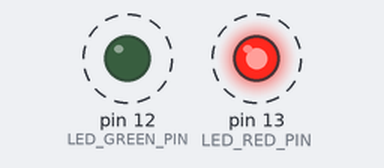
Recording of a sketch running on a simulated Arduino Uno, built with avr-gcc and run on an emulated ATmega328P. On the bench: output pins drawn as LEDs (lit = HIGH). Dashed ring = blinking.

Above: at 0.5 s.
Timing chart, 0 to 4.6 s (numbered marks = the images above):
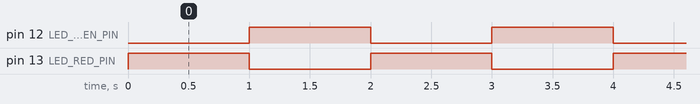

Measured:
- by itself, pin 12 (LED_GREEN_PIN), pin 13 (LED_RED_PIN): alternates HIGH for 1.0 s and LOW for 1.0 s

The sketch:

03_Alternating_LEDs.ino
```cpp
/*
 * 03 - Alternating LEDs
 * ---------------------
 * Dois LEDs piscam ALTERNADAMENTE: quando um acende, o outro apaga.
 *
 * Hardware: Arduino UNO + 2 LEDs + 2 resistores de 220 ohms
 * Pinagem:  LED vermelho no pino 13, LED verde no pino 12
 *
 * Conceitos: lógica complementar entre saídas digitais
 *
 * NOTA DIDÁTICA:
 *   No repositório original, este arquivo era idêntico ao "Synchronized_LEDs".
 *   A correção abaixo implementa o comportamento alternado de fato.
 */

const byte LED_RED_PIN = 13;
const byte LED_GREEN_PIN = 12;
const unsigned long INTERVAL_MS = 1000;

void setup() {
  pinMode(LED_RED_PIN, OUTPUT);
  pinMode(LED_GREEN_PIN, OUTPUT);
}

void loop() {
  // Vermelho LIGADO, Verde DESLIGADO
  digitalWrite(LED_RED_PIN, HIGH);
  digitalWrite(LED_GREEN_PIN, LOW);
  delay(INTERVAL_MS);

  // Vermelho DESLIGADO, Verde LIGADO
  digitalWrite(LED_RED_PIN, LOW);
  digitalWrite(LED_GREEN_PIN, HIGH);
  delay(INTERVAL_MS);
}
```
